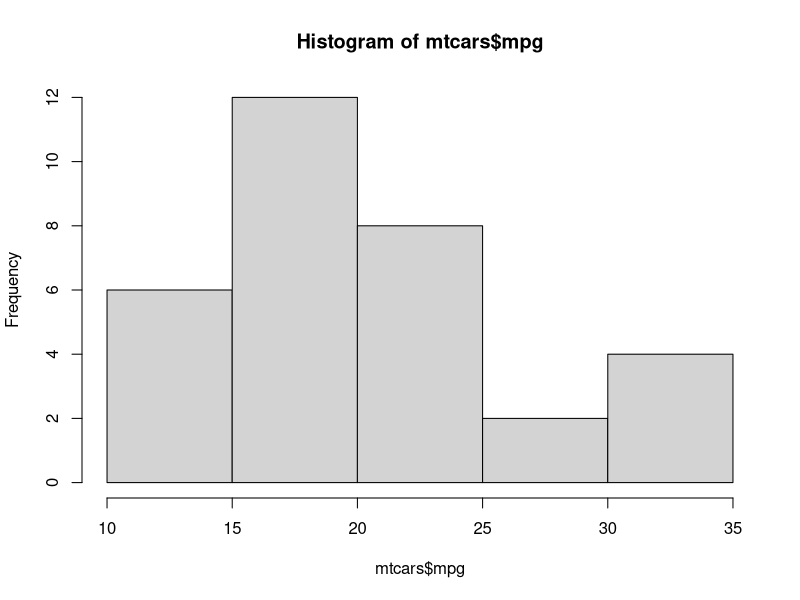
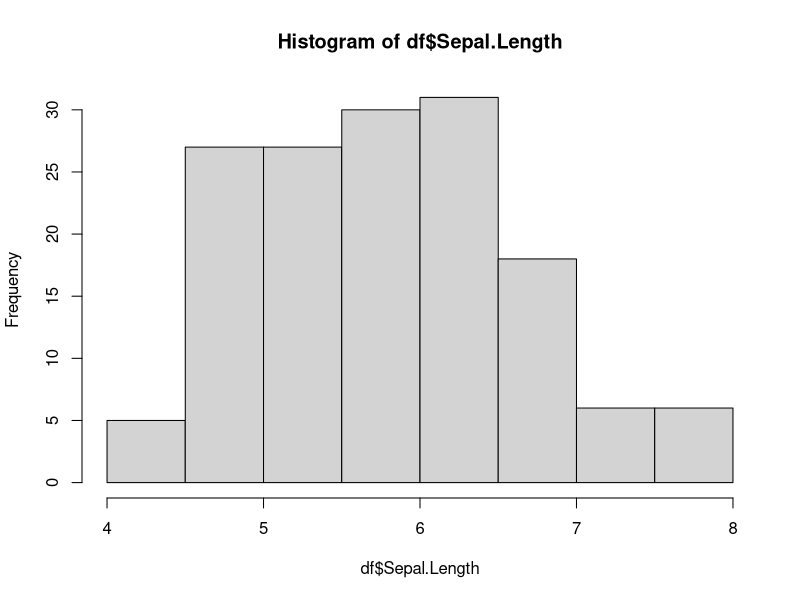
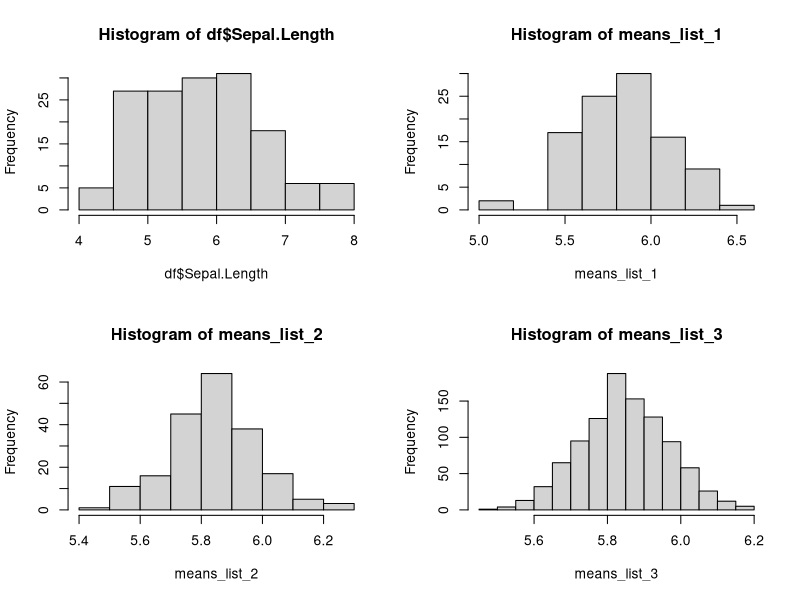

The R script that drew these images, in order:
## ---- chunk 1
knitr::opts_chunk$set(echo = TRUE)
## ---- chunk 2

hist(mtcars$mpg)

## ---- chunk 3

sample(1:50, 2)

## ---- chunk 4
# select 2 numbers from 1 to 50 and calculate mean
# and repeat that process for 100 times

replicate(n = 100, expr = mean(sample(1:50, size = 2, replace=TRUE)))

## ---- chunk 5
# load iris 
df <- iris 

# mean calculation 
pop_mean <- mean(df$Sepal.Length)

set.seed(3432)
sample_mean <- mean(sample(df$Sepal.Length, 30))

# compare the two means
c(pop_mean, sample_mean)
pop_mean - sample_mean

## ---- chunk 6
hist(df$Sepal.Length)
## ---- chunk 7
set.seed(2435)
means_list_1 <- replicate(n = 100, 
                          expr = mean(
                            sample(df$Sepal.Length, 
                                   size = 10, 
                                   replace=TRUE)))


means_list_2 <- replicate(n = 200, 
                          expr = mean(
                            sample(df$Sepal.Length, 
                                   size = 30, 
                                   replace=TRUE)))


means_list_3 <- replicate(n = 1000, 
                          expr = mean(
                            sample(df$Sepal.Length, 
                                   size = 50, 
                                   replace=TRUE)))


## ---- chunk 8

means_compare <- c("population mean" = pop_mean, 
                   "means_list_1" = mean(means_list_1), 
                   "means_list_2" = mean(means_list_2), 
                   "means_list_3" = mean(means_list_3))
means_compare

## ---- chunk 9

layout(matrix(c(1,2,3,4), 2, 2, byrow = TRUE))

hist(df$Sepal.Length)
hist(means_list_1)
hist(means_list_2)
hist(means_list_3)


